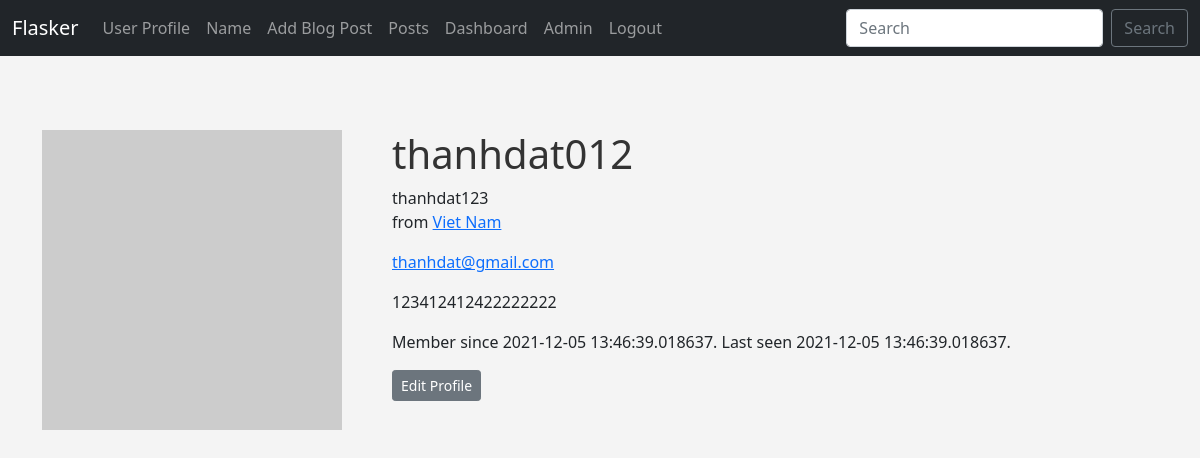
Screenshot of /user/thanhdat123 (signed in) with the database file from the repository.
### hello.py (models this page shows, shortened)
class Users(db.Model, UserMixin):
	id = db.Column(db.Integer, primary_key=True)
	username = db.Column(db.String(20), nullable=False, unique=True)
	name = db.Column(db.String(200), nullable=False)
	email = db.Column(db.String(120), nullable=False, unique=True)
	date_added = db.Column(db.DateTime, default=datetime.utcnow)
	password_hash = db.Column(db.String(128))
	location = db.Column(db.String(64))
	about_me = db.Column(db.Text())
	member_since = db.Column(db.DateTime(), default=datetime.utcnow)
	last_seen = db.Column(db.DateTime(), default=datetime.utcnow)
	posts = db.relationship('Posts', backref='poster')
	comments = db.relationship('Comment', backref="poster", passive_deletes=True)
	likes = db.relationship('Like', backref="poster", passive_deletes=True)
	followed = db.relationship('Follow', foreign_keys=[Follow.follower_id], backref=db.backref('follower', lazy='joined'),
 	lazy='dynamic', cascade='all, delete-orphan')
	followers = db.relationship('Follow', foreign_keys=[Follow.followed_id], backref=db.backref('followed', lazy='joined'),
	lazy='dynamic',cascade='all, delete-orphan')
	@property
	def password(self):
		raise AttributeError('password is not a readable attribute!')
	def avatar(self, size):
		digest = md5(self.email.lower().encode('utf-8')).hexdigest()
		return 'https://www.gravatar.com/avatar/{}?d=identicon&s={}'.format(digest, size)

### hello.py (the view)
@app.route('/user/<name>')
def user(name):
	return render_template("user.html", user_name=name)

### webforms.py
class SearchForm(FlaskForm):
	searched = StringField("Searched", validators=[DataRequired()])
	submit = SubmitField("Submit")

### hello.py (called while the page is built)
@login_manager.user_loader
def load_user(user_id):
	return Users.query.get(int(user_id))

@app.context_processor
def base():
	form = SearchForm()
	return dict(form=form)

### templates/user.html
{% extends 'base.html' %}
{% block content %}
	<div class="profile">
		<img src="{{current_user.avatar(128)}}" alt="avatar" class="profile-avt">
		<div class="profile-conent">
			<h1 class="profile-heading">{{current_user.username}}</h1>
			<p>
				{% if current_user.name %}{{ current_user.name }}{% endif %}
				<br>
				{% if current_user.location %}
				from
				<a href="http://maps.google.com/?q={{ current_user.location }}">
				{{ current_user.location }}
				</a>
				{% endif %}
				{% if current_user.email %}
				<p><a href="mailto:{{ current_user.email }}">{{ current_user.email }}</a></p>
				{% endif %}
				{% if current_user.about_me %}<p>{{ current_user.about_me }}</p>{% endif %}
				<p>
				Member since {{ current_user.member_since }}.
				Last seen {{ current_user.last_seen }}.
				</p>
			</p>
			<a href="{{ url_for('edit_profile', id=current_user.id)}}" class="btn btn-secondary btn-sm">Edit Profile</a>
		</div>
	</div>
{% endblock %}

### static/css/style.css (style rules this page uses)
h1 { color: darkblue; font-size:60px; }
body { background: #f4f4f4; }
.profile { margin-top: 50px; display: flex; }
.profile-avt { height: 300px; width: 300px; margin-right: 50px; }
.profile-heading { font-size: 40px; color: #333; }

### rows the page displays
Users: username "thanhdat012", name "thanhdat123", location "Viet Nam", email "thanhdat@gmail.com", about_me "123412412422222222", member_since "2021-12-05 13:46:39.018637", last_seen "2021-12-05 13:46:39.018637"
